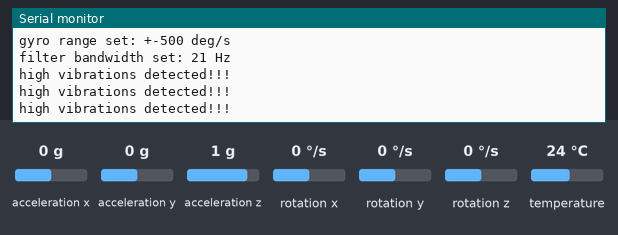
This sketch was run on a simulated ESP32. Parts: the last lines printed to the serial monitor. The test bench sets the inputs (shaded band); at power-on: acceleration x 0 g, acceleration y 0 g, acceleration z 1 g, rotation x 0 °/s, rotation y 0 °/s, rotation z 0 °/s, temperature 24 °C. Storage starts empty.

Above: at 1.3 s.
1.4 s: acceleration x set to -1.4 g
At 2.6 s:
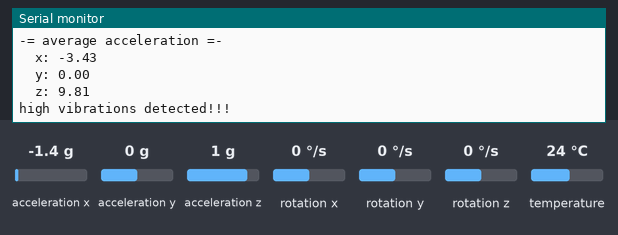
3.6 s: acceleration y set to -1.4 g
At 5.0 s:
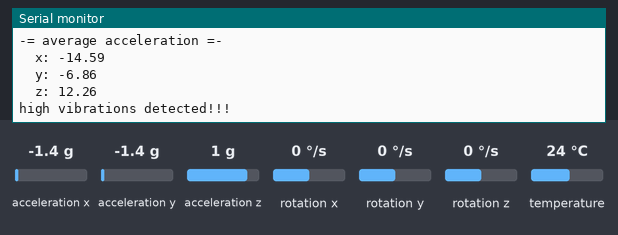
5.1 s: acceleration z set to -1.4 g
At 5.7 s:
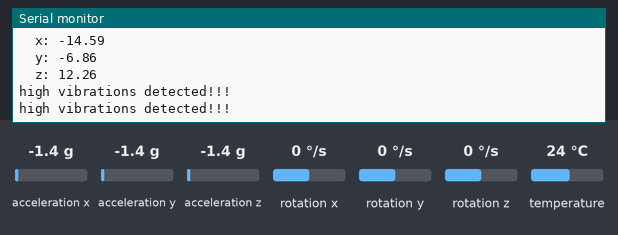
Timing chart, 0 to 8.1 s (numbered marks = the images above; inputs shaded):
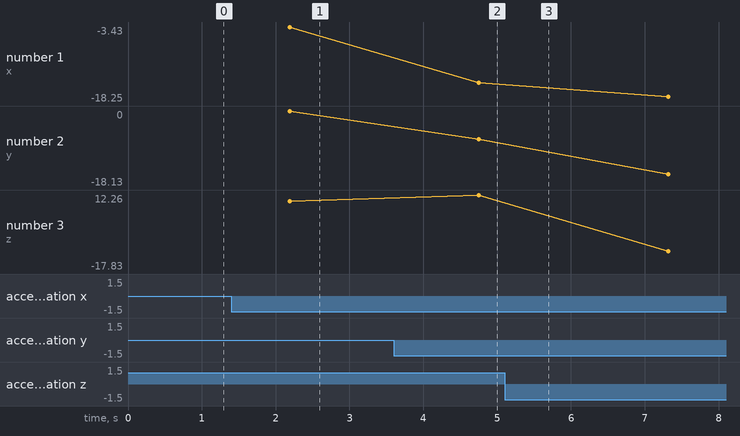

Measured:
- after the input at 1.4 s, the serial monitor: prints a new line after 0.79 s (image 1)
- after the input at 3.6 s, the serial monitor: prints a new line after 1.2 s (image 2)
- plotted number 2: 0 → -6.86 after the input at 3.6 s
- plotted number 3: 12.26 → -17.83 after the input at 5.1 s

The sketch:

vibration_monitor.ino
```cpp
#include <Adafruit_MPU6050.h>
#include <Adafruit_Sensor.h>
#include <Wire.h>
#include <SD.h>

#define CS_PIN 5

Adafruit_MPU6050 mpu;
File logFile;

void setup() {
  Serial.begin(115200);

  while(!Serial) {
    delay(10);
  };

  Serial.println("vibration sensing and anomaly detection, starting...");

  if (!SD.begin(CS_PIN)) {
    Serial.println("failed to initialise sd card");
    while (true) {
      delay(10);
    }
  }

  Serial.println("successfully initialised sd card!");
  logFile = SD.open("/log.csv", FILE_WRITE);

  if (logFile) {
    Serial.println("log.csv file created!");
    logFile.close();
  }
  else {
    Serial.println("failed to create log.csv");
  }

  if (!mpu.begin()) {
    Serial.println("failed to initialise the mpu6050");
    while (true) {
      delay(10);
    }
  }

  Serial.println("found the mpu6050!");

  mpu.setAccelerometerRange(MPU6050_RANGE_8_G);
  Serial.print("accelerometer range set: ");

  switch (mpu.getAccelerometerRange()) {
    case MPU6050_RANGE_2_G:
      Serial.println("+-2G");
      break;
    case MPU6050_RANGE_4_G:
      Serial.println("+-4G");
      break;
    case MPU6050_RANGE_8_G:
      Serial.println("+-8G");
      break;
    case MPU6050_RANGE_16_G:
      Serial.println("+-16G");
      break;
  }

  mpu.setGyroRange(MPU6050_RANGE_500_DEG);
  Serial.print("gyro range set: ");

  switch (mpu.getGyroRange()) {
    case MPU6050_RANGE_250_DEG:
      Serial.println("+-250 deg/s");
      break;
    case MPU6050_RANGE_500_DEG:
      Serial.println("+-500 deg/s");
      break;
    case MPU6050_RANGE_1000_DEG:
      Serial.println("+-1000 deg/s");
      break;
    case MPU6050_RANGE_2000_DEG:
      Serial.println("+-2000 deg/s");
      break;
  }

  mpu.setFilterBandwidth(MPU6050_BAND_21_HZ);
  Serial.print("filter bandwidth set: ");

  switch (mpu.getFilterBandwidth()) {
    case MPU6050_BAND_260_HZ:
      Serial.println("260 Hz");
      break;
    case MPU6050_BAND_184_HZ:
      Serial.println("184 Hz");
      break;
    case MPU6050_BAND_94_HZ:
      Serial.println("94 Hz");
      break;
    case MPU6050_BAND_44_HZ:
      Serial.println("44 Hz");
      break;
    case MPU6050_BAND_21_HZ:
      Serial.println("21 Hz");
      break;
    case MPU6050_BAND_10_HZ:
      Serial.println("10 Hz");
      break;
    case MPU6050_BAND_5_HZ:
      Serial.println("5 Hz");
      break;
  }

  Serial.println("");
  delay(100);
}

float rawAccelerationX = 0.0;
float rawAccelerationY = 0.0;
float rawAccelerationZ = 0.0;

float avgAccelerationX = 0.0;
float avgAccelerationY = 0.0;
float avgAccelerationZ = 0.0;

float minVibrationThreshold = -4.0;
float maxVibrationThreshold = 4.0;

int i = 0;

void loop() {
  sensors_event_t a, g, temp;
  mpu.getEvent(&a, &g, &temp);

  rawAccelerationX = a.acceleration.x;
  rawAccelerationY = a.acceleration.y;
  rawAccelerationZ = a.acceleration.z;

  // "moving average filter"
  // takes 5 readings and then outputs the average

  if (i<=3) {
    avgAccelerationX += rawAccelerationX;
    avgAccelerationY += rawAccelerationY;
    avgAccelerationZ += rawAccelerationZ;

    i++;
  }
  else {
    avgAccelerationX /= i;
    avgAccelerationY /= i;
    avgAccelerationZ /= i;

    i = 0;

    Serial.println("-= average acceleration =-");
    Serial.print("  x: ");
    Serial.println(avgAccelerationX);
    Serial.print("  y: ");
    Serial.println(avgAccelerationY);
    Serial.print("  z: ");
    Serial.println(avgAccelerationZ);

    Serial.println("");
  }

  // because this is written for a wokwi simulation,
  // i dont have a good basis for comfortable vibration thresholds
  // so, i will just make up things that i think sound "reasonable"

  if ((avgAccelerationX > maxVibrationThreshold || avgAccelerationX < minVibrationThreshold)
   || (avgAccelerationY > maxVibrationThreshold || avgAccelerationY < minVibrationThreshold)
   || (avgAccelerationZ > maxVibrationThreshold || avgAccelerationZ < minVibrationThreshold)) {
    Serial.println("high vibrations detected!!!");
    logAnomaly();
  }

  delay(500);
}

void logAnomaly() {
  logFile = SD.open("/log.csv", FILE_WRITE);

  if (!logFile) {
    Serial.println("failed to open log.csv!");
    return;
  }

	logFile.println("rawAccelerationX,rawAccelerationY,rawAccelerationZ");
    logFile.print(rawAccelerationX);
    logFile.print(",");
    logFile.print(rawAccelerationY);
    logFile.print(",");
    logFile.print(rawAccelerationZ);
    logFile.println("");
    logFile.println("avgAccelerationX,avgAccelerationY,avgAccelerationZ");
    logFile.print(avgAccelerationX);
    logFile.print(",");
    logFile.print(avgAccelerationY);
    logFile.print(",");
    logFile.print(avgAccelerationZ);
    logFile.println("");

  logFile.close();
}
```
